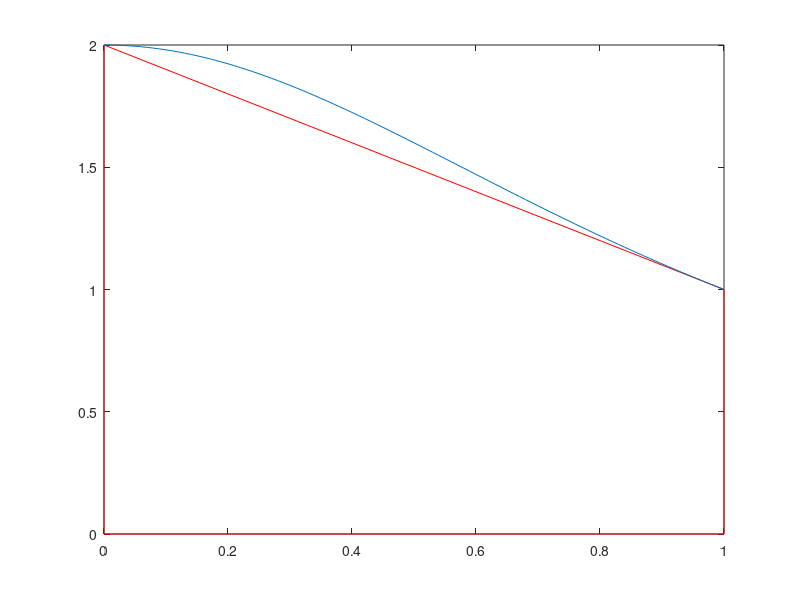

Recreate this plot in MATLAB.
a = 0;
b = 1;
f = @ (x) 2./(1+x.^2);
formTrapez = (b-a)/2*(f(a) + f(b))
formSimpson = (b-a)/6*(f(a)+4*f((a+b)/2)+f(b))


x = [0,0,1,1,0];
y = [0,f(0),f(1),0,0];

plot(x,y,'r');
hold on
x=0:0.01:1
plot(x,f(x));
